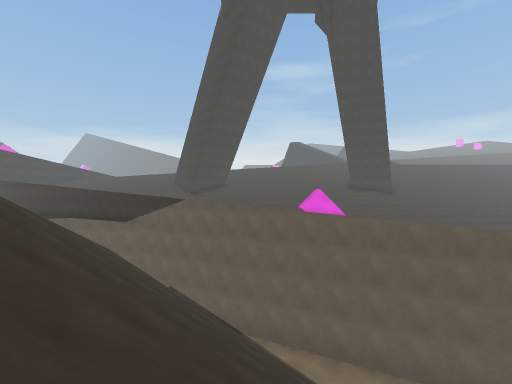
View 1 (above)

23 first-person views from a walk through a 3-D level made in the Unity game engine. The camera is 1.4 m above the floor, looks level and sees 90° across. The floor is counted in squares, 2 m on a side. Each view is taken from the middle of a square. On the plan, view 1 faces up. The plan holds only what a view shows up to about 9 squares ahead; the rest is blank. The place goes on beyond the plan. Surface patterns are stand-ins for the level's own textures.

View 2
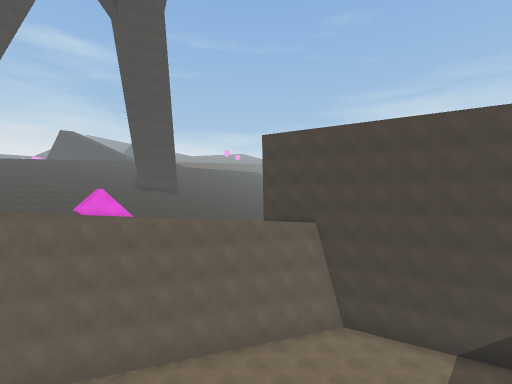

View 3
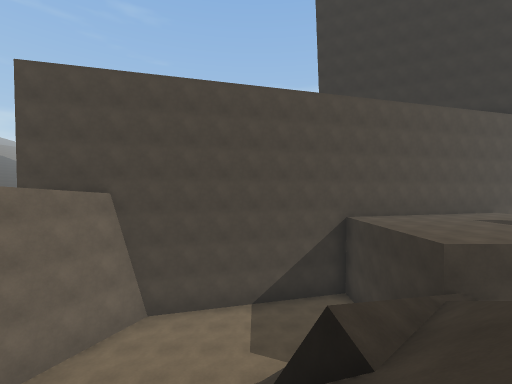

View 4
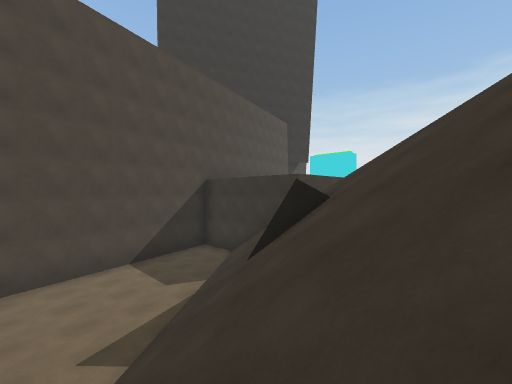

View 5
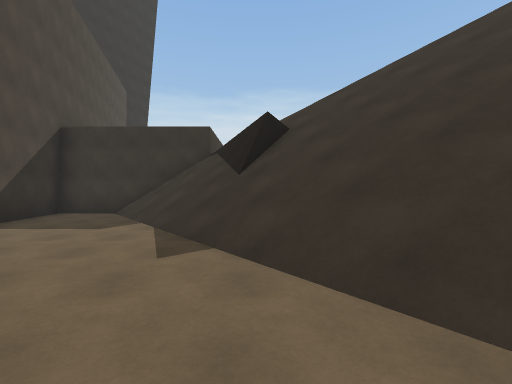

View 6
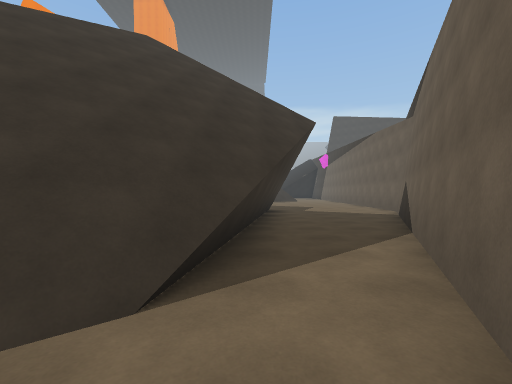

View 7
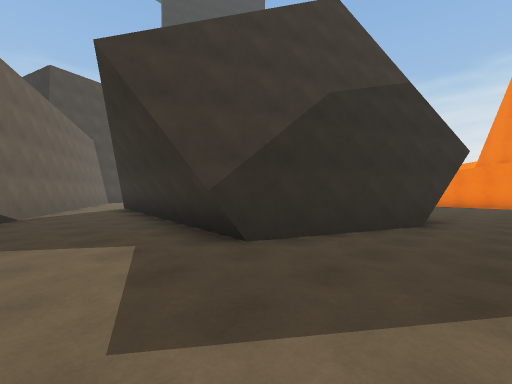

View 8
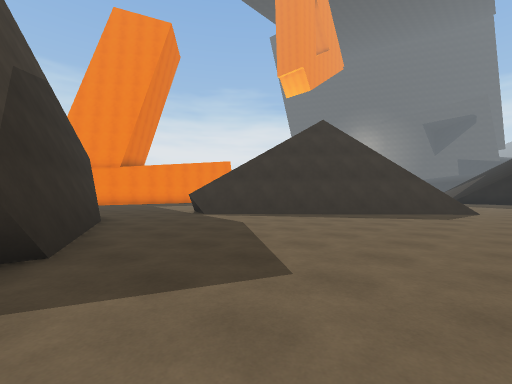

View 9
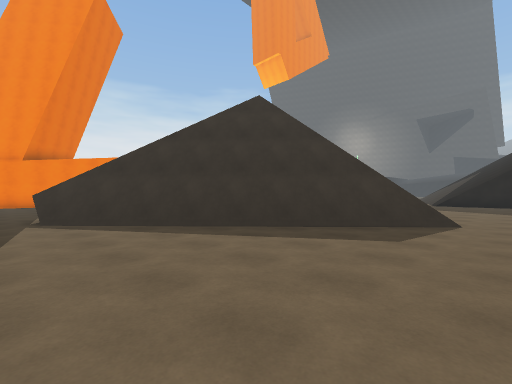

View 10
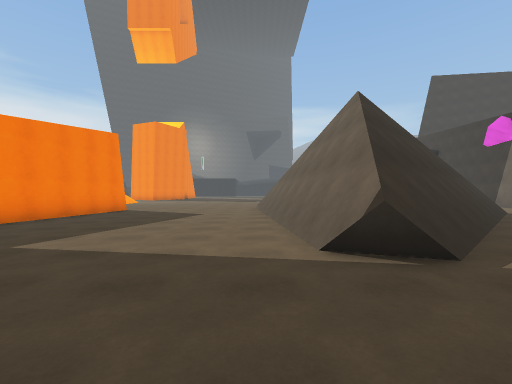

View 11
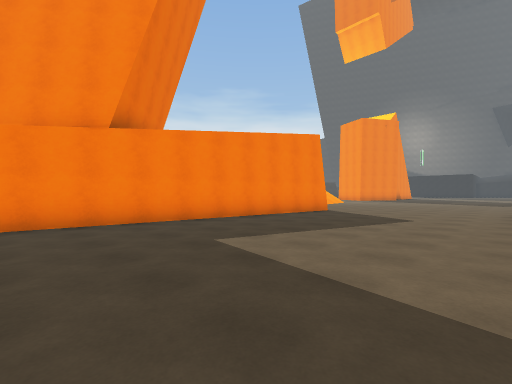

View 12
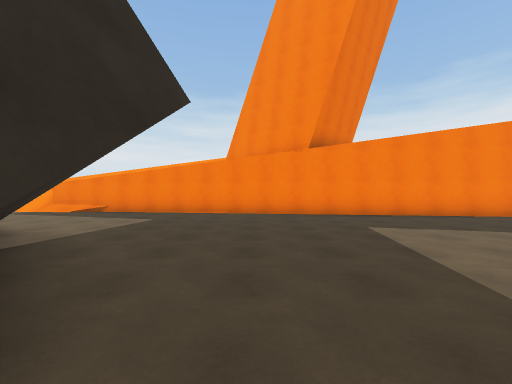

View 13
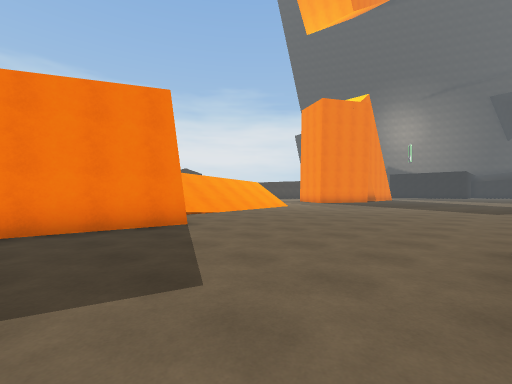

View 14
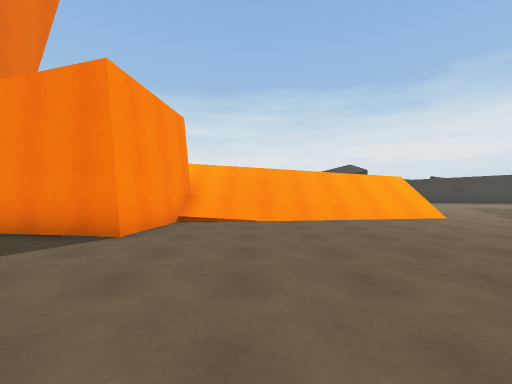

View 15
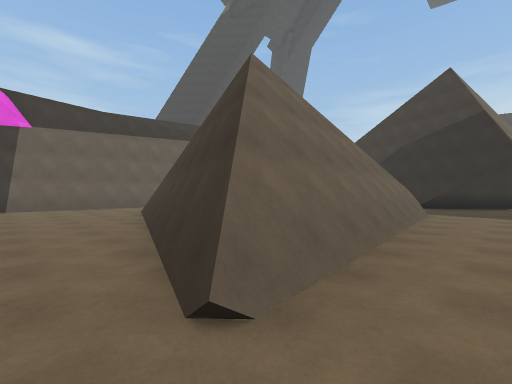

View 16
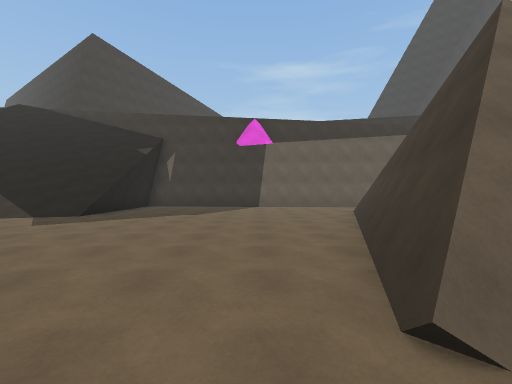

View 17
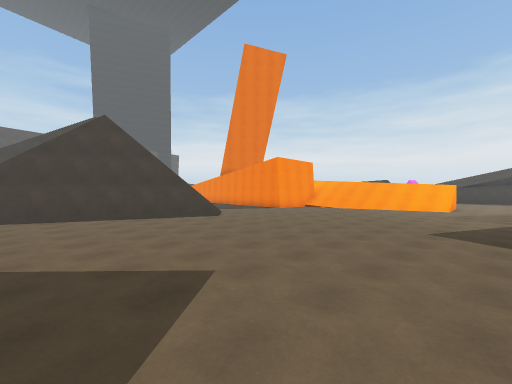

View 18
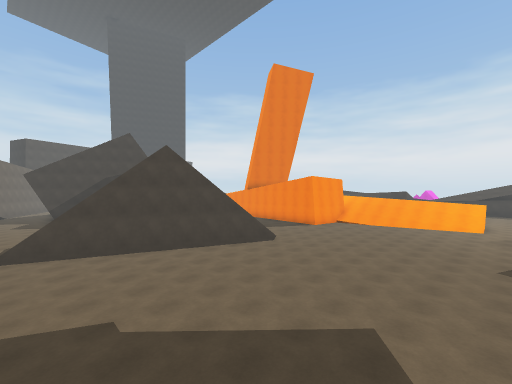

View 19
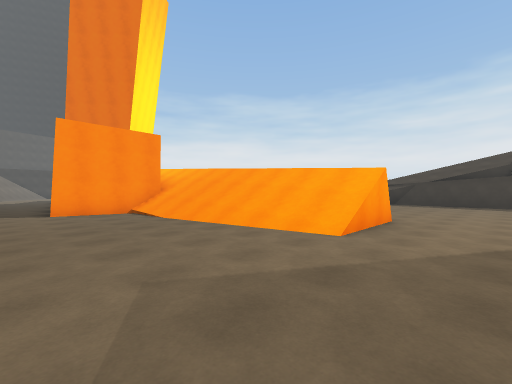

View 20
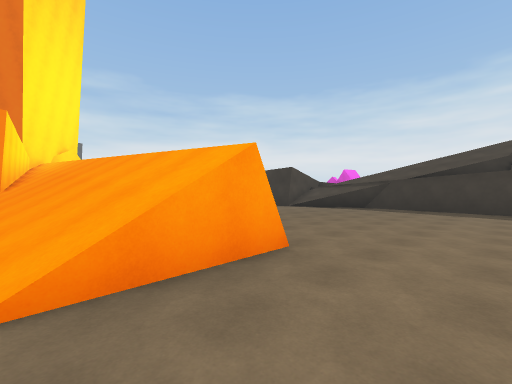

View 21
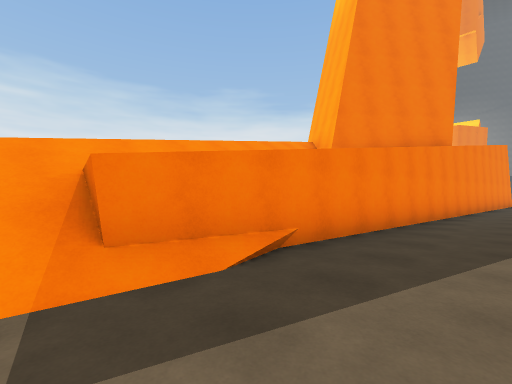

View 22
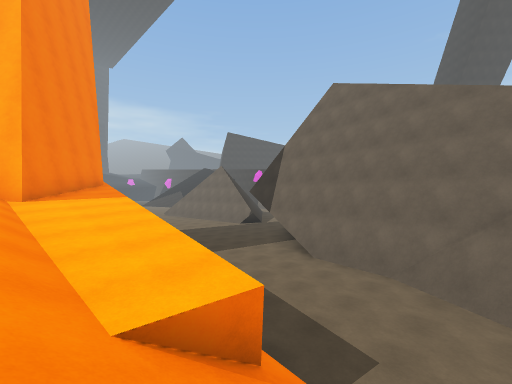

View 23
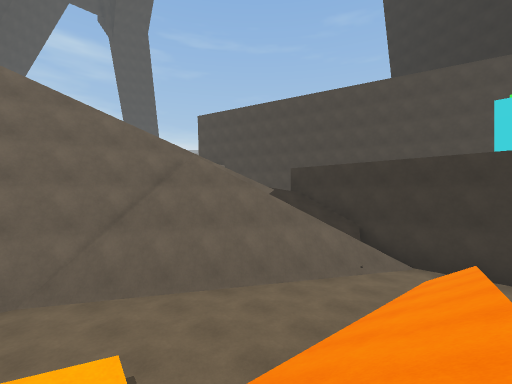

### Floor plan
Key: @ floor where view 1 was taken; # wall or solid block; . floor; / step, stairs or slope; = window, fence, low wall or low ledge; v drop or lower ground.
Columns run from 27 left of view 1 to 11 right of it. Each row starts with its distance up from view 1.
 10      ...................##/
  9 ///.......................##//
  8 //=........#................##//
  7 //........###........///......##// #
  6 ..........####.......#v//////...##/#
  5 ..........#  ##.....##v////////...###
  4 .........##   ##....# /////////.....#
  3 .........#    ###...#v//////////....##
  2 ........#########...#v///////////....#
  1 ....................## vv/////////...#
  0 .....................## vvv@///#///..#
 -1 ......................###  vvv/////..##
 -2 ........................#### v##////..#
 -3 ...........................#### /######
 -4 .............................###/#
 -5 .........########v.............#/#
 -6 .......//####  ###//////////....##
 -7 ..///////####  # ##/////////////.#
 -8 ..///////////     ##////////   /.#
 -9 ..#========       #//===
-10 ....
-11 ....
-12 .....
-13 ......
-14 ......
-15 ......
-16 .....
-17 ....

Where each view was taken, in squares from view 1:
view 1: 0 up, 0 right, facing up
view 2: 0 up, 0 right, facing up-right
view 3: 1 up, 1 right, facing right
view 4: 4 up, 1 right, facing down-right
view 5: 6 up, 4 right, facing down
view 6: 6 up, 4 right, facing left
view 7: 9 up, 9 left, facing down-right
view 8: 10 up, 6 left, facing down-left
view 9: 10 up, 10 left, facing down-left
view 10: 1 up, 8 left, facing left
view 11: 1 up, 9 left, facing down-left
view 12: 3 up, 9 left, facing down
view 13: 1 up, 15 left, facing down-left
view 14: 0 up, 20 left, facing down
view 15: 0 up, 20 left, facing up-right
view 16: 0 up, 20 left, facing up
view 17: 7 up, 27 left, facing down-right
view 18: 9 up, 26 left, facing down-right
view 19: 3 down, 27 left, facing down-right
view 20: 7 down, 27 left, facing down-right
view 21: 4 down, 1 left, facing down-left
view 22: 8 down, 0 right, facing up-left
view 23: 8 down, 2 left, facing up-right
